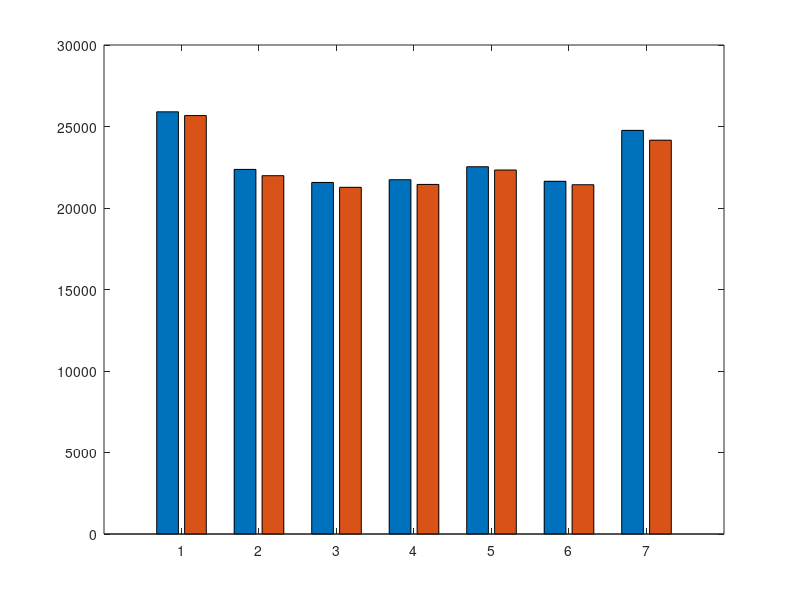

This chart was generated by the following MATLAB code: (Note: this script raises an error after producing the figure.)
X = [25902,25671
     22368,21983
     21568,21270
     21736,21447
     22532,22331
     21640,21428
     24763,24161];
figure (1)
h=bar(X);
h(1).FaceColor = 'r';
h(2).FaceColor = 'b';
xticklabels({'1','2','3','4','5','6','7'});
% xticklabels({'Request','Publish','Signatured Data','Confirmation 1','Sending Key','Confirmation 2','Feature Evaluation'})
legend({'PoW','PoA'}, 'fontsize', 16);
xlabel('Service Provisioning Steps')
ylabel('Gas Consumption (Gwei)')
h = get(gca,'XTickLabel'); 
set(gca,'XTickLabel',h,'fontsize',16)
% xtickangle(45);

X = [22929,22606
     22368,21983
     23568,22270
     22736,21447
     22532,22331
     22640,22428
     21763,21161
     22332,21931
     21640,21428
     21763,21161];
figure (10)
h=bar(X);
h(1).FaceColor = 'r';
h(2).FaceColor = 'b';
xticklabels({'Region-1','Region-2','Region-3','Region-4','Region-5','Region-6','Region-7','Region-8','Region-9','Region-10'});
% xticklabels({'Request','Publish','Signatured Data','Confirmation 1','Sending Key','Confirmation 2','Feature Evaluation'})
legend({'PoW','PoA'}, 'fontsize', 16);
% xlabel('Service Provisioning Steps')
ylabel('Average Gas Consumption (Gwei)')
h = get(gca,'XTickLabel'); 
set(gca,'XTickLabel',h,'fontsize',16)
xtickangle(45);






keccack1 = [0 25.7 48.9 74 98.9 148.9];
data_size =[0 5 10 15 20 25];
sha1 = [0 28.8 50.6 81.7 102.2 151.3];


figure(2)
plot(data_size, keccack1, '--' ,data_size, sha1, '--', 'LineWidth', 1.5, 'Marker', 'o', 'MarkerSize', 8, 'MarkerFaceColor', 'k');
legend({'Keccak256','SHA256'}, 'FontSize', 13, 'Location', 'best');
xlabel('No. of Transactions');
ylabel('Transaction Latency (sec)');
h = get(gca,'XTickLabel'); 
set(gca,'XTickLabel',h,'fontsize',16)


keccack1 = [0 257.6 515.2 802.8 1070.4 1468.9];
data_size = [0 50 100 150 200 250];
sha1 = [0 274.1 548.2 852.7 1132.2 1651.3];


figure(20)
plot(data_size, keccack1, '--' ,data_size, sha1, '--', 'LineWidth', 1.5, 'Marker', 'o', 'MarkerSize', 8, 'MarkerFaceColor', 'k');
legend({'Keccak256','SHA256'}, 'FontSize', 13, 'Location', 'best');
xlabel('No. of Transactions');
ylabel('Transaction Latency (sec)');
h = get(gca,'XTickLabel'); 
set(gca,'XTickLabel',h,'fontsize',16)



keccack = [0 11.03 23.54 40.96 47.47 64.77 80.35 83.99 100.90 114.36 131.07];
data_size = [0 10 20 30 40 50 60 70 80 90 100];
sha = [0 16.7 33.23 51.94 63.08 79.34 96.99 107.85 121.31 140.31 148.89];
figure(3)
plot(data_size, keccack, '--' ,data_size, sha, '--', 'LineWidth', 1.5, 'Marker', 'o', 'MarkerSize', 8, 'MarkerFaceColor', 'k');
legend({'Arbitration Transactions','Non-Repudiation Transactions'}, 'FontSize', 13, 'Location', 'best');
xlabel('No. of Transactions');
xticklabels({'0','10','20','30','40','50','60','70','80','90','100'});
ylabel('Transaction Latency (sec)');
h = get(gca,'XTickLabel'); 
set(gca,'XTickLabel',h,'fontsize',16);



keccack = [0 131.07 248.54 396.96 517.47 664.77 780.35 910.99 1080.90 1264.36 1410.07];
data_size = [0 100 200 300 400 500 600 700 800 900 1000];
sha = [0 148.89 297.23 451.94 603.08 739.34 896.99 1057.85 1211.31 1420.31 1548.89];
figure(30)
plot(data_size, keccack, '--' ,data_size, sha, '--', 'LineWidth', 1.5, 'Marker', 'o', 'MarkerSize', 8, 'MarkerFaceColor', 'k');
legend({'Arbitration Transactions','Non-Repudiation Transactions'}, 'FontSize', 13, 'Location', 'best');
xlabel('No. of Transactions');
xticklabels({'0','100','200','300','400','500','600','700','800','900','1000'});
ylabel('Transaction Latency (sec)');
h = get(gca,'XTickLabel'); 
set(gca,'XTickLabel',h,'fontsize',16)



X = [0.79,0.95
     0.87,0.96
     1,0.92
     0.78,1];
figure (4)
h=bar(X);
h(1).FaceColor = 'g';
h(2).FaceColor = 'b';
xticklabels({'Accuracy','F1 Score','Precision','Recall'});
% xticklabels({'Request','Publish','Signatured Data','Confirmation 1','Sending Key','Confirmation 2','Feature Evaluation'})
legend({'SVM','RF'}, 'fontsize', 16);
xlabel('')
ylabel('Values')
h = get(gca,'XTickLabel'); 
set(gca,'XTickLabel',h,'fontsize',16)
% xtickangle(45);



X = [0.76,0.963
     0.84,0.97
     0.9,0.87
     0.79,1];
figure (40)
h=bar(X);
h(1).FaceColor = 'g';
h(2).FaceColor = 'b';
xticklabels({'Accuracy','F1 Score','Precision','Recall'});
% xticklabels({'Request','Publish','Signatured Data','Confirmation 1','Sending Key','Confirmation 2','Feature Evaluation'})
legend({'SVM','RF'}, 'fontsize', 16);
xlabel('')
ylabel('Average Values')
h = get(gca,'XTickLabel'); 
set(gca,'XTickLabel',h,'fontsize',16)
% xtickangle(45);
